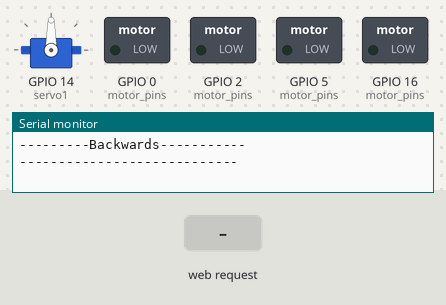
A sketch run on a simulated ESP8266 (NodeMCU). Parts: servo, switched loads named in the sketch (green lamp = pin HIGH), the last lines printed to the serial monitor. The test bench sets the inputs (shaded band). WiFi joins after 1.5 s; servers stay silent unless stated.

Above: at 2.7 s.
2.8 s: HTTP request GET /forwards received
At 3.5 s:
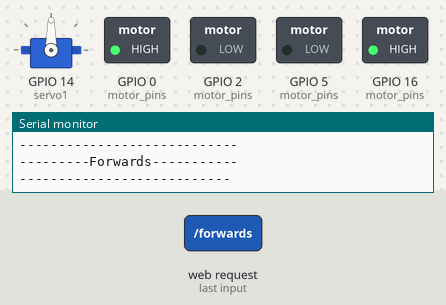
4.3 s: HTTP request GET /left received
At 4.7 s:
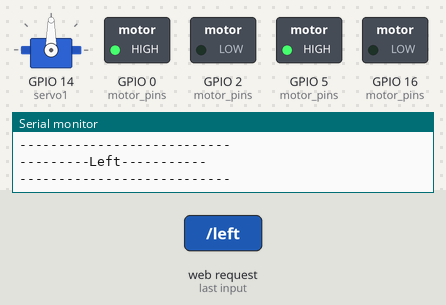
5.8 s: HTTP request GET /right received
At 7.0 s:
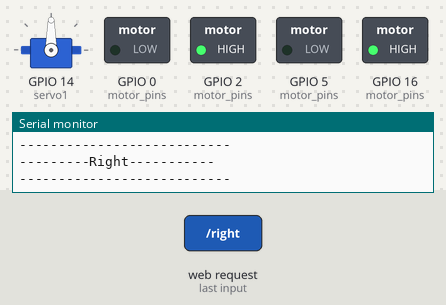
7.3 s: HTTP request GET /backwards received
At 8.2 s:
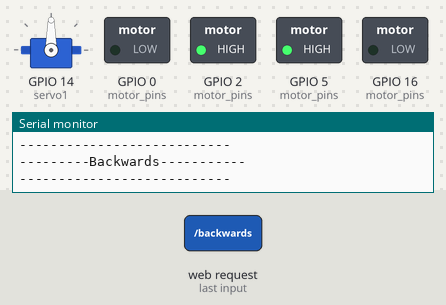
Timing chart, 0 to 9.8 s (numbered marks = the images above; inputs shaded):
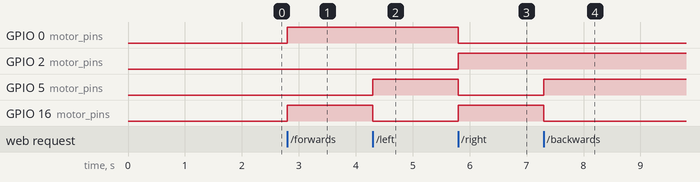

The sketch:

inteface.ino
```cpp
#include <ESP8266WiFi.h>
#include <WiFiClient.h>
#include <ESP8266WebServer.h>
#include <Servo.h>
#include "index.h"
const int motor_pins[2][2] = {{16, 5}, {0, 2}};
const int sensor_pins[2][2] = {{12, 13}, {8, 8}};//Trig, Echo
const char* ssid = "Vulovic";
const char* password = "12111953";
int pos = 90;
Servo servo1;
ESP8266WebServer server(80);

void setup() {
  servo1.attach(14);
  Serial.begin(115200);
  WiFi.mode(WIFI_STA);
  WiFi.hostname("UwU");
  WiFi.begin(ssid, password);
  Serial.print("Connecting");
  while(WiFi.status() != WL_CONNECTED) {
    delay(500);
    Serial.print(".");
  }
  Serial.println("Server IP address: ");
  Serial.println(WiFi.localIP());
  server.begin();
  Serial.println("HTTP server started.");
  Serial.println("--------------------------------------------------------");
  server.begin();
  server.on("/forwards", forwards);
  server.on("/backwards", backwards);
  server.on("/message", handler);
  server.on("/left", left);
  server.on("/right", right);
  server.on("/stop", STOP);
  server.on("/distance", sendDistance);
  server.on("/status", stuff);
  server.on("/whatisyourpurpose", purpose);
  server.on("/", start_page);
  server.on("/servo1", Servo1);
  //motor setup
  pinMode(motor_pins[0][0], OUTPUT);
  pinMode(motor_pins[0][1], OUTPUT);
  pinMode(motor_pins[1][0], OUTPUT);
  pinMode(motor_pins[1][1], OUTPUT);
  //sensor setup
  pinMode(sensor_pins[0][0], INPUT);
  pinMode(sensor_pins[0][1], OUTPUT);
  //reset pins
  digitalWrite(motor_pins[0][0], 0);
  digitalWrite(motor_pins[0][1], 0);
  digitalWrite(motor_pins[1][0], 0);
  digitalWrite(motor_pins[1][1], 0);
  Servo1();
}

void loop() {
  server.handleClient();
}

void start_page() {
  server.send(200, "text/html", html_code);
}

void respond() {
  server.send(200, "text/plain", "OK");
}

void forwards() {
  Serial.println("---------Forwards-----------");
  respond();
  digitalWrite(motor_pins[0][0], 1);
  digitalWrite(motor_pins[0][1], 0);
  digitalWrite(motor_pins[1][0], 1);
  digitalWrite(motor_pins[1][1], 0);
  Serial.println("---------------------------");
}

void backwards() {
  Serial.println("---------Backwards-----------");
  respond();
  digitalWrite(motor_pins[0][0], 0);
  digitalWrite(motor_pins[0][1], 1);
  digitalWrite(motor_pins[1][0], 0);
  digitalWrite(motor_pins[1][1], 1);
  Serial.println("---------------------------");
}

void left() {
  Serial.println("---------Left-----------");
  respond();
  digitalWrite(motor_pins[0][0], 0);
  digitalWrite(motor_pins[0][1], 1);
  digitalWrite(motor_pins[1][0], 1);
  digitalWrite(motor_pins[1][1], 0);
  Serial.println("---------------------------");
}

void stuff() {
  server.send(200, "text/html", easter_data);
}

void right() {
  Serial.println("---------Right-----------");
  respond();
  digitalWrite(motor_pins[0][0], 1);
  digitalWrite(motor_pins[0][1], 0);
  digitalWrite(motor_pins[1][0], 0);
  digitalWrite(motor_pins[1][1], 1);
  Serial.println("---------------------------");
}

void STOP() {
  Serial.println("---------STOP-----------");
  respond();
  digitalWrite(motor_pins[0][0], 0);
  digitalWrite(motor_pins[0][1], 0);
  digitalWrite(motor_pins[1][0], 0);
  digitalWrite(motor_pins[1][1], 0);
  Serial.println("---------------------------");
}

void sendDistance() {
  digitalWrite(sensor_pins[0][1], 0);
  delayMicroseconds(2);
  digitalWrite(sensor_pins[0][1], 1);
  delayMicroseconds(10);
  digitalWrite(sensor_pins[0][1], 0);
  int dist = pulseIn(sensor_pins[0][0], 1)*0.034/2;
  Serial.println("---------DISTANCE-----------");
  Serial.println(dist);
  Serial.println("----------------------------");
  server.send(200, "text/plain", String(dist));
}

void handler() {
  server.send(200, "text/html", handle_data);
}

void purpose () {
  server.send(200, "text/html", purpose_data);
}

void Servo1() {
  Serial.println("---------Backwards-----------");
  respond();
  servo1.write(pos);
  pos = -pos;
  Serial.println("----------------------------");
}
```

index.h
```cpp
const char html_code[] PROGMEM = R"=====(
<!DOCTYPE html>
<html lang='en' dir='ltr'>
  <head>
    <meta charset='utf-8'>
    <title>Controller</title>
    <style type='text/css'>
      body { display: flex; justify-content: center; align-items: center; height: 100%; }
      #W, #S, #A, #D, #E, #stop { -webkit-user-select: none; background-color: #000000; padding: 1em 1.5em; text-decoration: none; text-transform: uppercase; color: #ffffff; position: absolute; border: none; }
      #W { top: 0; }
      #S { bottom: 0; }
      #A { left: 0; top: 50%; }
      #D { right: 0; top: 50%; }
      #E { background-color: #0011ff; right: 0; top: 0; }
      #stop { background-color: #ff0000; top: 50%; }
    </style>
  </head>
  <body>
    <script type='text/javascript'>
      let data = '', data_prev = '';
      let ids = ['E', 'W', 'S', 'stop', 'A', 'D'];
      let labels = ['servo1', 'forwards', 'backwards', 'stop', 'left', 'right'];
      function onTouchscreen() {
        try {
          document.createEvent('TouchEvent');
          return true;
        } catch (e) {
          return false;
        }
      }
      function transmit(content) {
        let server = new XMLHttpRequest();
        server.open('POST', `${location.href}${content}`, true);
        server.setRequestHeader('Content-Type', 'application/text');
        server.send();
      }
      for(let i = 0; i < ids.length; i++) {
        let button = document.createElement('button');
        document.body.appendChild(button);
        button.id = ids[i];
        button.innerHTML = labels[i];
        if(onTouchscreen()) {
          button.ontouchstart = () => transmit(labels[i]);
          button.ontouchend = () => transmit('stop');
        } else {
          button.onmousedown = () => transmit(labels[i]);
          button.onmouseup = () => transmit('stop');
        }
      }
      document.addEventListener('keydown', (key) => {
        switch(key.keyCode) {
          case 87: data = 'forwards'; break;
          case 83: data = 'backwards'; break;
          case 65: data = 'left'; break;
          case 68: data = 'right'; break;
          case 32: data = 'stop'; break;
        }
        if(data_prev != data && data != '') transmit(data); data_prev = data;
      });
      document.addEventListener('keyup', (key) => {
        let k = key.keyCode;
        if(k == 87 || k == 83 || k == 65 || k == 68) transmit('stop');
        data_prev = '';
      });
    </script>
  </body>
</html>
)=====";

const char easter_data[] PROGMEM = R"=====(
<!DOCTYPE html>
<html>
  <body>
    <p>
      <h1>My battery is low and it's getting dark.</h1>
    </p>
  </body>
</html>
)=====";


const char handle_data[] PROGMEM = R"=====(
<!DOCTYPE html>
<html>
  <body>
    <p>
      <h1>Sub to Pewds.</h1>
      <h3>
        <i>I know it's a dead meme, but i don't give a crap.</i>
      </h3>
    </p>
  </body>
</html>
)=====";


const char purpose_data[] PROGMEM = R"=====(
<!DOCTYPE html>
<html>
  <body>
    <p>
      <h1>I pass butter, Rick.</h1>
    </p>
  </body>
</html>
)=====";
```

Measured:
- after the input at 2.8 s, GPIO 0 (motor_pins), GPIO 16 (motor_pins): LOW → HIGH at once
- after the input at 4.3 s, GPIO 5 (motor_pins): LOW → HIGH at once; GPIO 16 (motor_pins): HIGH → LOW at once
- after the input at 5.8 s, GPIO 0 (motor_pins), GPIO 5 (motor_pins): HIGH → LOW at once; GPIO 2 (motor_pins), GPIO 16 (motor_pins): LOW → HIGH at once
- after the input at 7.3 s, GPIO 5 (motor_pins): LOW → HIGH at once; GPIO 16 (motor_pins): HIGH → LOW at once
